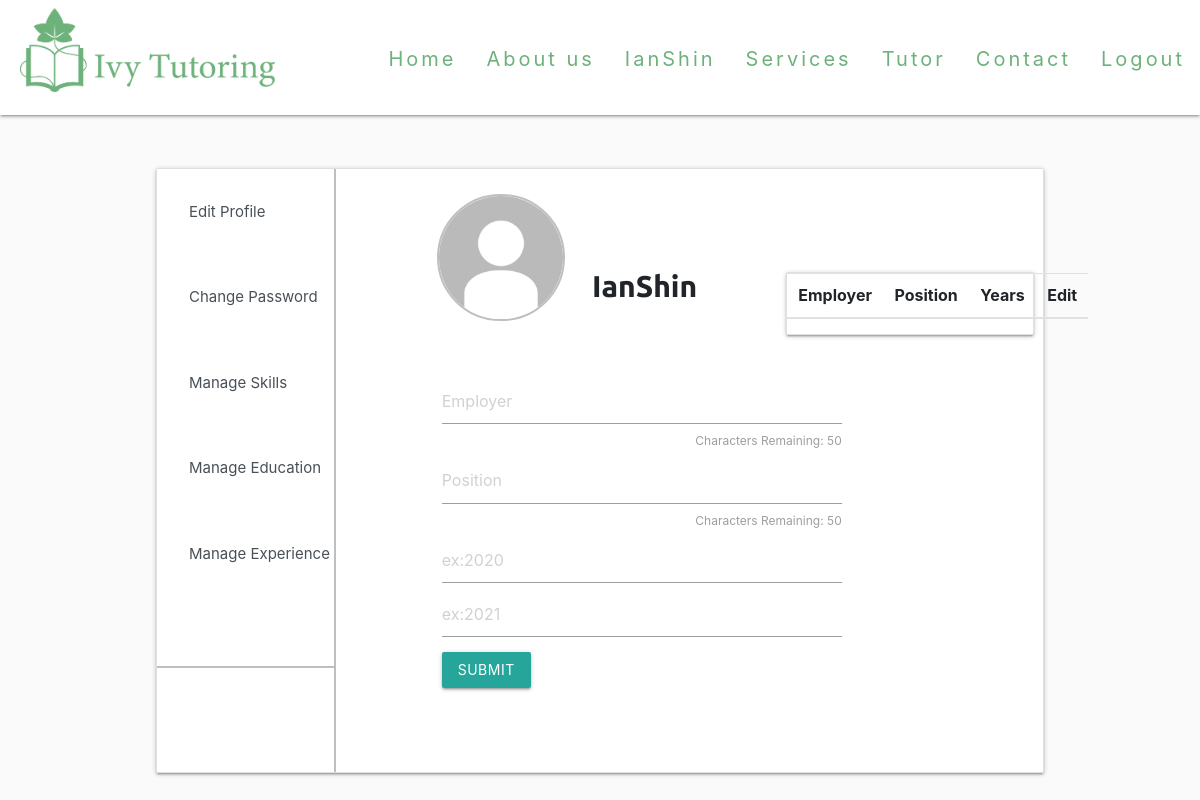
The app's page /Profile/JoyTheTutor/EditProfile/JobEdit/ (signed in), older data.
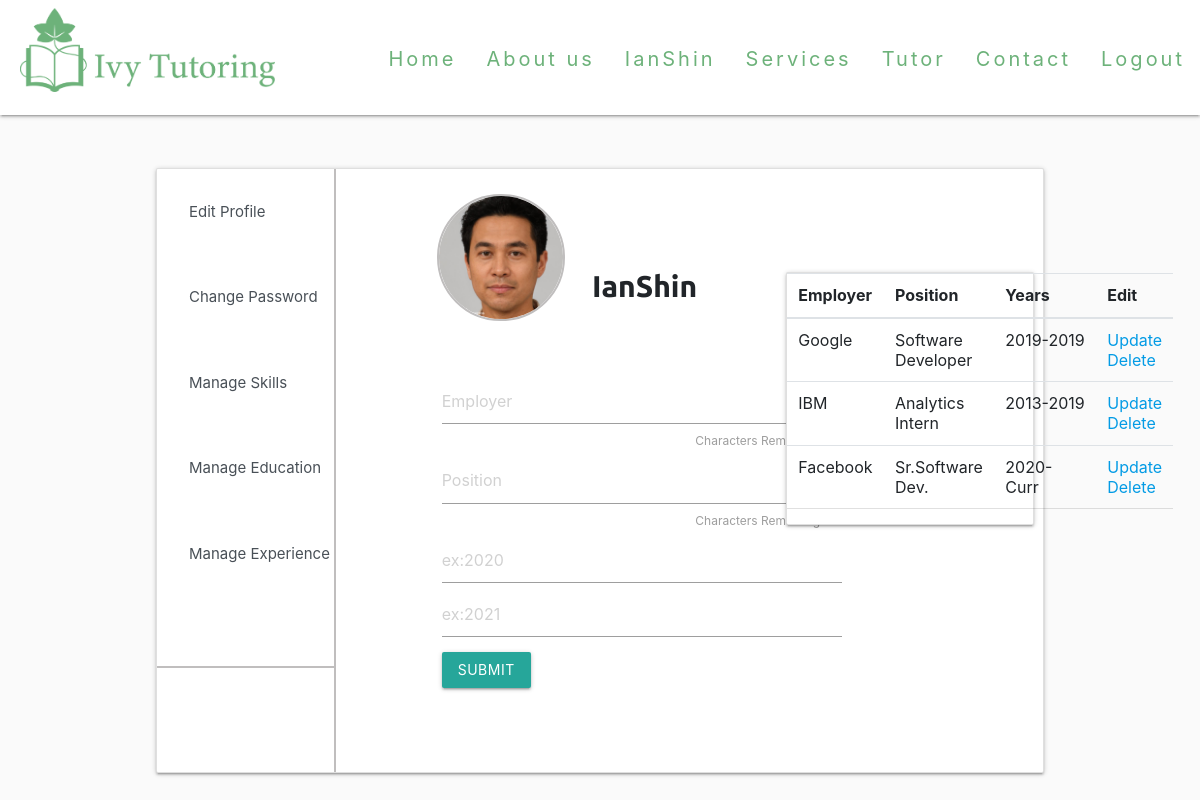
The same page, newer data.
### main/models.py (models this page shows, shortened)
class User(AbstractUser):
	email_confirm = models.BooleanField(default=False)

class Profile(models.Model):
	user = models.OneToOneField(User,on_delete = models.CASCADE,default= None)
	pro_pic =  models.ImageField(upload_to = 'profilePics', blank = True, null = True)
	descript = models.CharField(max_length = 50, blank = True)
	intro = models.CharField(max_length = 1000, blank = True)
	city = models.CharField(max_length= 50,blank = True)
	state = models.CharField(max_length = 2,blank = True)
	tags = TaggableManager(blank = True)
	college = models.CharField(max_length=100, null=True, blank=True)
	major= models.CharField(max_length=100, null=True, blank=True)

class Experience(models.Model):
	user = models.ForeignKey(User,null= True,on_delete = models.SET_NULL)
	employer = models.CharField(max_length=50, default= None, null = True)
	position = models.CharField(max_length = 50,default = None, null = True)
	start_year = models.SmallIntegerField(blank=True, null=True)
	end_year = models.CharField(max_length = 4,blank=True,null = True)

### main/views.py (the view)
# urls.py: path("Profile/<str:username>/EditProfile/JobEdit/", views.editJob, name = "JobEdit"),
@login_required(login_url="main:Login")
def editJob(request,username):
	Exp = Experience.objects.filter(user = request.user)[:3]
	form = ExperienceForm()
	if request.method == "POST":
		form = ExperienceForm(request.POST,request.FILES)
		if form.is_valid():
			obj = form.save(commit = False)
			obj.user = request.user
			obj.save()
			return redirect(request.path)
	else:
		context = {'form':form, "Exp":Exp}
	return render(request,"main/EditJob.html", context)

### main/forms.py
class ExperienceForm(forms.ModelForm):
	class Meta:
		model = Experience
		fields = ['employer','position','start_year',"end_year"]
	def __init__(self, *args, **kwargs):
		super(ExperienceForm, self).__init__(*args, **kwargs)
		self.fields['employer'].widget.attrs['placeholder'] = 'Employer'
		self.fields['position'].widget.attrs['placeholder'] = 'Position'
		self.fields['start_year'].widget.attrs['placeholder'] = 'ex:2020'
		self.fields['end_year'].widget.attrs['placeholder'] = 'ex:2021'

### main/templates/main/EditJob.html (shortened to what the changed rows need)
{% load widget_tweaks %}
{% load crispy_forms_tags %}
{% load static %}
<head>
    <link rel="stylesheet" href="https://cdnjs.cloudflare.com/ajax/libs/materialize/1.0.0/css/materialize.min.css">
    <link rel="stylesheet" href="https://stackpath.bootstrapcdn.com/bootstrap/4.3.1/css/bootstrap.min.css">
    <link rel="stylesheet" href="https://stackpath.bootstrapcdn.com/bootstrap/4.1.1/css/bootstrap.min.css">
</head>
{%include "main/HeadNav.html" %}
<body>
        <div class="card">
            <div class="row no-gutters">
                <div class="container">
                    <div class="col-sm-7">
                    {% if request.user.profile.pro_pic %}
                            <img class="card-img" src="{{ request.user.profile.pro_pic.url }}">
                        {% else %}
                            <img class="card-img" src="{%static 'media\Default.jpg' %}">
                    {% endif %}
                        <b style = 'font-family: Ubuntu, "times new roman", times, roman, serif;font-size:30px;top: 70px;
                        left: 48px; position:absolute;'>
                            {% render_field request.user.username %}
                        </b>
                    </div>
                    <div class = "card" id = "Exp-Card">
                        <table class="table">
                            <thead>
                              <tr>
                                <th scope="col">Employer</th>
                                <th scope="col">Position</th>
                                <th>Years</th>
                                <th>Edit</th>
                              </tr>
                            </thead>
                            <tbody>
                                {%for x in Exp%}
                                <tr>
                                    <td>{{x.employer}}</td>
                                    <td>{{x.position}}</td>
                                    <td>{{x.start_year}}-{{x.end_year}}</td>
                                    <td><a href="{% url 'main:UpdateJob' x.id %}"> Update</a>
                                        <a href= "{% url 'main:DeleteJob' x.id %}">Delete</a></td>
                                  </tr>
                                {%endfor%}
                            </tbody>
                        </table>
                    </div>
            </div>
        </div>
    </div>
</body>

### main/templates/main/HeadNav.html (shortened to what this page needs)
{%load static%}
<head>
    <link rel="stylesheet" href="https://cdnjs.cloudflare.com/ajax/libs/materialize/1.0.0/css/materialize.min.css">
</head>
    <nav>
        <div class='nav-wrapper'>
            <a href="/" class="brand-logo"><img id = "logo" src="{%static 'media\logo.png' %}" ></a>
            <ul id="nav" class = "right hide-on-med-and-down">
                {% if user.is_authenticated %}
                    <li><a href = "/"> Home </a></li>
                    <li><a href = "/AboutUs"> About us </a></li>
                    <li><a href = "{% url 'main:profile' username=request.user.username %}"> {{ user.username }}</a></li>
                    <li><a href= "/Services"> Services </a></li>
                    <li><a href = "/Tutor"> Tutor </a></li>
                    <li><a href = "/Contact/"> Contact </a></li>
                    <li><a href="/logout"> Logout </a></li>
                {% endif %}
            </ul>
        </div>
    </nav>

Row changes from the older to the newer data that the page shows:
changed User "IanShin": user.profile.pro_pic: picture added
added Experience: employer "Google", position "Software Developer", start_year "2019", end_year "2019"
added Experience: employer "IBM", position "Analytics Intern", start_year "2013", end_year "2019"
added Experience: employer "Facebook", position "Sr.Software Dev.", start_year "2020", end_year "Curr"
